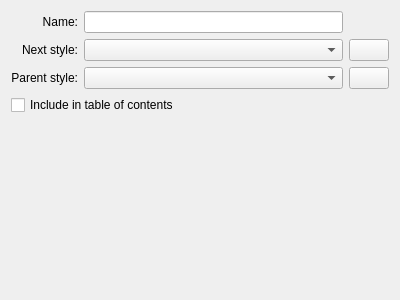
<ui version="4.0">
 <author/>
 <comment/>
 <exportmacro/>
 <class>StylesGeneralTab</class>
 <widget class="QWidget" name="StylesGeneralTab">
  <property name="geometry">
   <rect>
    <x>0</x>
    <y>0</y>
    <width>400</width>
    <height>300</height>
   </rect>
  </property>
  <property name="windowTitle">
   <string>Form</string>
  </property>
  <layout class="QGridLayout" name="gridLayout">
   <item row="0" column="0">
    <widget class="QLabel" name="label">
     <property name="text">
      <string comment="Name of the style">Name:</string>
     </property>
     <property name="alignment">
      <set>Qt::AlignRight|Qt::AlignTrailing|Qt::AlignVCenter</set>
     </property>
    </widget>
   </item>
   <item row="0" column="1">
    <widget class="QLineEdit" name="name"/>
   </item>
   <item row="1" column="0">
    <widget class="QLabel" name="nextStyleLabel">
     <property name="text">
      <string>Next style:</string>
     </property>
     <property name="alignment">
      <set>Qt::AlignRight|Qt::AlignTrailing|Qt::AlignVCenter</set>
     </property>
     <property name="buddy">
      <cstring>nextStyle</cstring>
     </property>
    </widget>
   </item>
   <item row="1" column="1">
    <widget class="StylesCombo" name="nextStyle"/>
   </item>
   <item row="1" column="2">
    <widget class="QPushButton" name="clearNextStyle"/>
   </item>
   <item row="2" column="0">
    <widget class="QLabel" name="label_3">
     <property name="text">
      <string>Parent style:</string>
     </property>
     <property name="alignment">
      <set>Qt::AlignRight|Qt::AlignTrailing|Qt::AlignVCenter</set>
     </property>
     <property name="buddy">
      <cstring>inheritStyle</cstring>
     </property>
    </widget>
   </item>
   <item row="2" column="1">
    <widget class="StylesCombo" name="inheritStyle"/>
   </item>
   <item row="2" column="2">
    <widget class="QPushButton" name="clearInheritStyle"/>
   </item>
   <item row="3" column="0" colspan="2">
    <widget class="QCheckBox" name="inToc">
     <property name="text">
      <string>Include in table of contents</string>
     </property>
    </widget>
   </item>
   <item row="4" column="0">
    <spacer name="verticalSpacer">
     <property name="orientation">
      <enum>Qt::Vertical</enum>
     </property>
     <property name="sizeHint" stdset="0">
      <size>
       <width>20</width>
       <height>184</height>
      </size>
     </property>
    </spacer>
   </item>
  </layout>
 </widget>
 <customwidgets>
  <customwidget>
   <class>StylesCombo</class>
   <extends>QComboBox</extends>
   <header>dialogs/StylesCombo.h</header>
   <container>1</container>
  </customwidget>
 </customwidgets>
 <pixmapfunction/>
 <connections/>
</ui>
